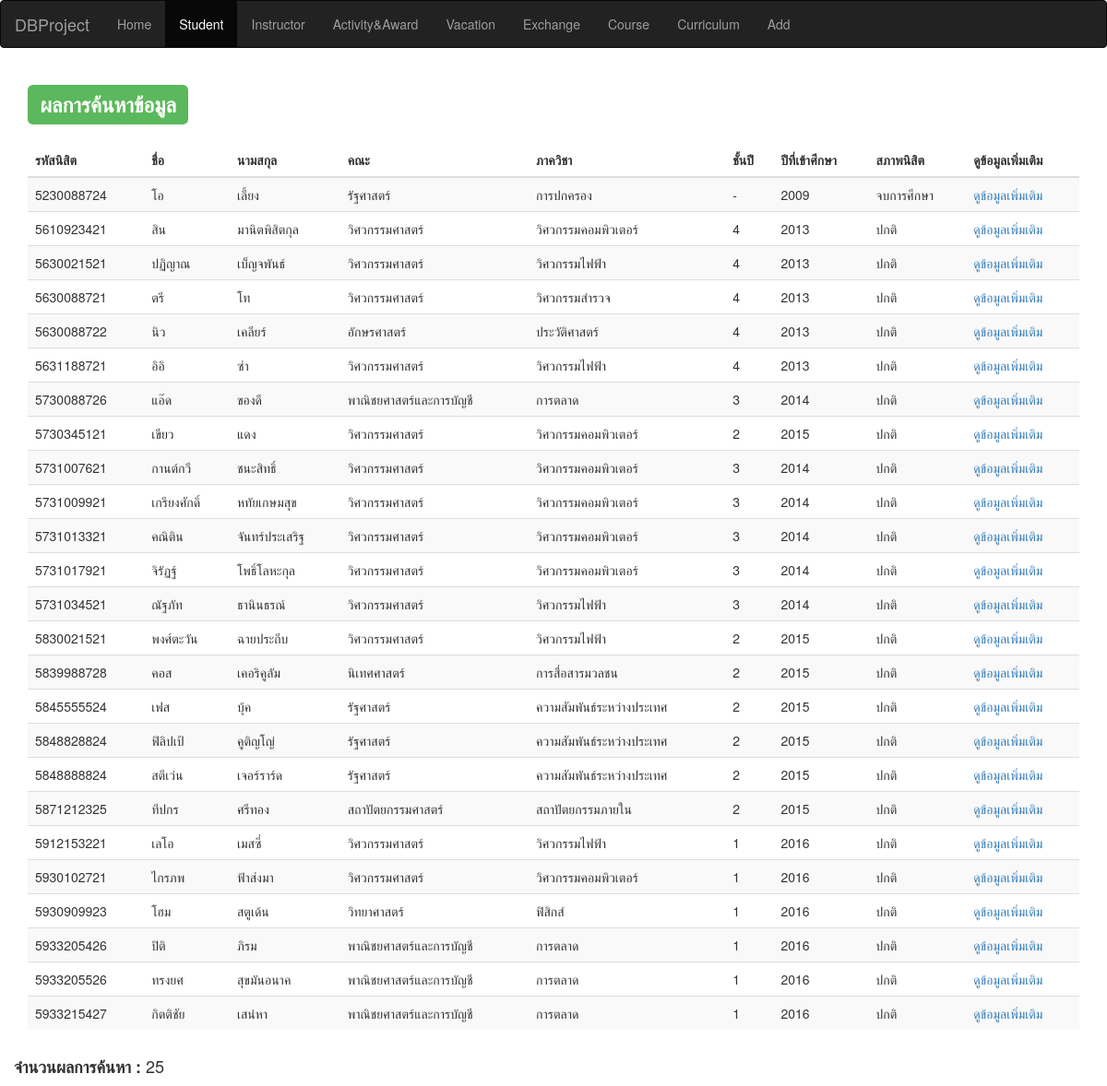
The app's page /searchStudentResult.php with its own data.
### tables this page shows
CREATE TABLE `student` (
  `sid` varchar(10) NOT NULL,
  `status` varchar(20) NOT NULL,
  `year_enrolled` int(11) NOT NULL,
  `Behaviour_score` int(11) NOT NULL,
  `national_id` varchar(13) NOT NULL,
  PRIMARY KEY (`sid`,`national_id`),
  KEY `student_ibfk_1` (`national_id`),
  CONSTRAINT `student_ibfk_1` FOREIGN KEY (`national_id`) REFERENCES `person` (`national_id`) ON DELETE CASCADE ON UPDATE CASCADE
);

CREATE TABLE `person` (
  `firstname_th` varchar(30) NOT NULL,
  `surname_th` varchar(30) NOT NULL,
  `nationality` varchar(15) NOT NULL,
  `gender` varchar(10) NOT NULL,
  `national_id` varchar(13) NOT NULL,
  `firstname_en` varchar(30) NOT NULL,
  `surname_en` varchar(30) NOT NULL,
  `phone_num` varchar(10) NOT NULL,
  `e_mail` varchar(320) NOT NULL,
  `date_of_birth` date NOT NULL,
  PRIMARY KEY (`national_id`)
);

CREATE TABLE `faculty` (
  `fid` varchar(10) NOT NULL,
  `fname_th` varchar(30) NOT NULL,
  PRIMARY KEY (`fid`),
  UNIQUE KEY `fname_th_UNIQUE` (`fname_th`)
);

CREATE TABLE `department` (
  `did` varchar(10) NOT NULL,
  `dname_th` varchar(100) NOT NULL,
  PRIMARY KEY (`did`),
  UNIQUE KEY `dname_th_UNIQUE` (`dname_th`)
);

### searchStudentResult.php (the view, shortened to what this page needs)
<?php
include('connect.php');
?>
<!DOCTYPE html>
<html lang="en">
<head>
  <link rel="stylesheet" href="https://maxcdn.bootstrapcdn.com/bootstrap/3.3.7/css/bootstrap.min.css">
</head>
<body>
<nav class="navbar navbar-inverse">
  <div class="container-fluid">
    <div class="navbar-header">
      <a class="navbar-brand" href="#">DBProject</a>
    </div>
    <ul class="nav navbar-nav">
     <li><a href="home.php">Home</a></li>
      <li class="active"><a href="searchStudent.html">Student</a></li>
      <li><a href="searchInstructor.html">Instructor</a></li>
      <li><a href="searchActivity.html">Activity&Award</a></li>
       <li><a href="searchVacation.html">Vacation</a></li>
        <li><a href="searchExchange.html">Exchange</a></li>
       <li><a href="searchCourse.html">Course</a></li>
       <li><a href="searchCurriculum.html">Curriculum</a></li>
       <li><a href="addStudent.html">Add</a></li>
    </ul>
  </div>
</nav>
<div class="container">
<h2><span class="label label-success">ผลการค้นหาข้อมูล</span></h2>
</div>
<br />
<div class="container">
<table class="table table-striped">
    <thead>
      <tr>
        <th>รหัสนิสิต</th>
        <th>ชื่อ</th>
        <th>นามสกุล</th>
        <th>คณะ</th>
        <th>ภาควิชา</th>
        <th>ชั้นปี</th>
        <th>ปีที่เข้าศึกษา</th>
        <th>สภาพนิสิต</th>
        <th>ดูข้อมูลเพิ่มเติม</th>
      </tr>
    </thead>
<tbody>
<?php
$sid = $_GET["sid"];
$firstname = $_GET["firstname"];
$surname = $_GET["surname"];
$faculty = $_GET["faculty"];
$department = $_GET["department"];
$year_enrolled = $_GET["year_enrolled"];
$status = $_GET["status"];
$query = "SELECT sid,firstname_th,surname_th,fname_th,dname_th,year(curdate())-student.year_enrolled as 'year',year_enrolled,status
          FROM student NATURAL JOIN person NATURAL JOIN stay_in NATURAL JOIN department NATURAL JOIN part_of NATURAL JOIN faculty
          WHERE sid LIKE".'"%'.$sid.'%"'."AND firstname_th LIKE".'"%'.$firstname.'%"'."AND surname_th LIKE".'"%'.$surname.'%"'."AND dname_th LIKE".'"%'.$department.'%"'."AND year_enrolled LIKE".'"%'.$year_enrolled.'%"'."AND status LIKE".'"%'.$status.'%"'."AND fname_th LIKE".'"%'.$faculty.'%"';
$result = $conn->query($query);
if ($result->num_rows > 0) {
    $count = 0;
    while($row = $result->fetch_assoc()) {
       echo"<tr>";
       echo"<td>" . $row['sid'] . "</td>";
       echo"<td>" . $row['firstname_th'] . "</td>";
       echo"<td>" . $row['surname_th'] . "</td>";
       echo"<td>" . $row['fname_th'] . "</td>";
       echo"<td>" . $row['dname_th'] . "</td>";
       if($row['status'] == "ปกติ"){
       echo"<td>" . $row['year'] . "</td>";
       }
       else{
         echo"<td>" . "-" . "</td>";
       }
       echo"<td>" . $row['year_enrolled'] . "</td>";
       echo"<td>" . $row['status'] . "</td>";
      echo "<td><a href=student.php?sid=".$row['sid'].">ดูข้อมูลเพิ่มเติม</a></td>";
      $count = $count + 1;
    }
} else {
    echo "0 results";
}
?>
</tbody>
</table>
<div class = "row">
  <?php
   echo("<h4><b>จำนวนผลการค้นหา : </b>".$count."<h4>");
   ?>
   </div>
</div>
</body>
</html>

### records on screen
student: sid "5230088724", national.firstname_th "โอ", national.surname_th "เลี้ยง", faculty.fname_th "รัฐศาสตร์", department.dname_th "การปกครอง", year_enrolled "2009", status "จบการศึกษา"
student: sid "5610923421", national.firstname_th "สิน", national.surname_th "มานิตพิสิตกุล", faculty.fname_th "วิศวกรรมศาสตร์", department.dname_th "วิศวกรรมคอมพิวเตอร์", year "4", year_enrolled "2013", status "ปกติ"
student: sid "5630021521", national.firstname_th "ปฏิญาณ", national.surname_th "เบ็ญจพันธ์", faculty.fname_th "วิศวกรรมศาสตร์", department.dname_th "วิศวกรรมไฟฟ้า", year "4", year_enrolled "2013", status "ปกติ"
student: sid "5630088721", national.firstname_th "ตรี", national.surname_th "โท", faculty.fname_th "วิศวกรรมศาสตร์", department.dname_th "วิศวกรรมสำรวจ", year "4", year_enrolled "2013", status "ปกติ"
student: sid "5630088722", national.firstname_th "นิว", national.surname_th "เคลียร์", faculty.fname_th "อักษรศาสตร์", department.dname_th "ประวัติศาสตร์", year "4", year_enrolled "2013", status "ปกติ"
student: sid "5631188721", national.firstname_th "อิอิ", national.surname_th "ซ่า", faculty.fname_th "วิศวกรรมศาสตร์", department.dname_th "วิศวกรรมไฟฟ้า", year "4", year_enrolled "2013", status "ปกติ"
student: sid "5730088726", national.firstname_th "แอ๊ด", national.surname_th "ของดี", faculty.fname_th "พาณิชยศาสตร์และการบัญชี", department.dname_th "การตลาด", year "3", year_enrolled "2014", status "ปกติ"
student: sid "5730345121", national.firstname_th "เขียว", national.surname_th "แดง", faculty.fname_th "วิศวกรรมศาสตร์", department.dname_th "วิศวกรรมคอมพิวเตอร์", year "2", year_enrolled "2015", status "ปกติ"
student: sid "5731007621", national.firstname_th "กานต์กวี", national.surname_th "ชนะสิทธิ์", faculty.fname_th "วิศวกรรมศาสตร์", department.dname_th "วิศวกรรมคอมพิวเตอร์", year "3", year_enrolled "2014", status "ปกติ"
student: sid "5731009921", national.firstname_th "เกรียงศักดิ์", national.surname_th "หทัยเกษมสุข", faculty.fname_th "วิศวกรรมศาสตร์", department.dname_th "วิศวกรรมคอมพิวเตอร์", year "3", year_enrolled "2014", status "ปกติ"
student: sid "5731013321", national.firstname_th "คณิติน", national.surname_th "จันทร์ประเสริฐ", faculty.fname_th "วิศวกรรมศาสตร์", department.dname_th "วิศวกรรมคอมพิวเตอร์", year "3", year_enrolled "2014", status "ปกติ"
student: sid "5731017921", national.firstname_th "จิรัฏฐ์", national.surname_th "โพธิ์โลหะกุล", faculty.fname_th "วิศวกรรมศาสตร์", department.dname_th "วิศวกรรมคอมพิวเตอร์", year "3", year_enrolled "2014", status "ปกติ"
student: sid "5731034521", national.firstname_th "ณัฐภัท", national.surname_th "ธานินธรณ์", faculty.fname_th "วิศวกรรมศาสตร์", department.dname_th "วิศวกรรมไฟฟ้า", year "3", year_enrolled "2014", status "ปกติ"
student: sid "5830021521", national.firstname_th "พงศ์ตะวัน", national.surname_th "ฉายประถีบ", faculty.fname_th "วิศวกรรมศาสตร์", department.dname_th "วิศวกรรมไฟฟ้า", year "2", year_enrolled "2015", status "ปกติ"
student: sid "5839988728", national.firstname_th "คอส", national.surname_th "เคอริคูลัม", faculty.fname_th "นิเทศศาสตร์", department.dname_th "การสื่อสารมวลชน", year "2", year_enrolled "2015", status "ปกติ"
student: sid "5845555524", national.firstname_th "เฟส", national.surname_th "บุ้ค", faculty.fname_th "รัฐศาสตร์", department.dname_th "ความสัมพันธ์ระหว่างประเทศ", year "2", year_enrolled "2015", status "ปกติ"
student: sid "5848828824", national.firstname_th "ฟิลิปเป้", national.surname_th "คูติญโญ่", faculty.fname_th "รัฐศาสตร์", department.dname_th "ความสัมพันธ์ระหว่างประเทศ", year "2", year_enrolled "2015", status "ปกติ"
student: sid "5848888824", national.firstname_th "สตีเว่น", national.surname_th "เจอร์ราร์ด", faculty.fname_th "รัฐศาสตร์", department.dname_th "ความสัมพันธ์ระหว่างประเทศ", year "2", year_enrolled "2015", status "ปกติ"
student: sid "5871212325", national.firstname_th "ทีปกร", national.surname_th "ศรีทอง", faculty.fname_th "สถาปัตยกรรมศาสตร์", department.dname_th "สถาปัตยกรรมภายใน", year "2", year_enrolled "2015", status "ปกติ"
student: sid "5912153221", national.firstname_th "เลโอ", national.surname_th "เมสซี่", faculty.fname_th "วิศวกรรมศาสตร์", department.dname_th "วิศวกรรมไฟฟ้า", year "1", year_enrolled "2016", status "ปกติ"
student: sid "5930102721", national.firstname_th "ไกรภพ", national.surname_th "ฟ้าส่งมา", faculty.fname_th "วิศวกรรมศาสตร์", department.dname_th "วิศวกรรมคอมพิวเตอร์", year "1", year_enrolled "2016", status "ปกติ"
student: sid "5930909923", national.firstname_th "โฮม", national.surname_th "สตูเด้น", faculty.fname_th "วิทยาศาสตร์", department.dname_th "ฟิสิกส์", year "1", year_enrolled "2016", status "ปกติ"
student: sid "5933205426", national.firstname_th "ปิติ", national.surname_th "ภิรม", faculty.fname_th "พาณิชยศาสตร์และการบัญชี", department.dname_th "การตลาด", year "1", year_enrolled "2016", status "ปกติ"
student: sid "5933205526", national.firstname_th "ทรงยศ", national.surname_th "สุขมันอนาค", faculty.fname_th "พาณิชยศาสตร์และการบัญชี", department.dname_th "การตลาด", year "1", year_enrolled "2016", status "ปกติ"
student: sid "5933215427", national.firstname_th "กิตติชัย", national.surname_th "เสน่หา", faculty.fname_th "พาณิชยศาสตร์และการบัญชี", department.dname_th "การตลาด", year "1", year_enrolled "2016", status "ปกติ"

### other values on screen
$count "25"
